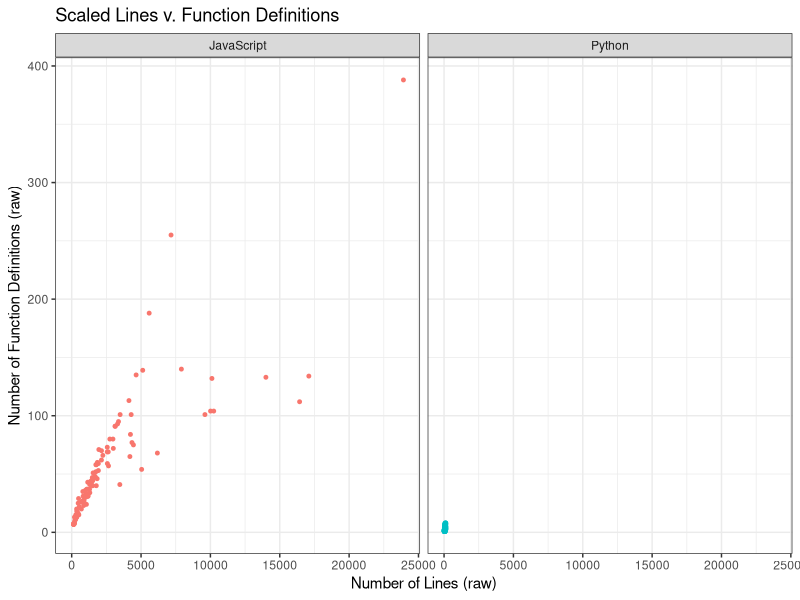
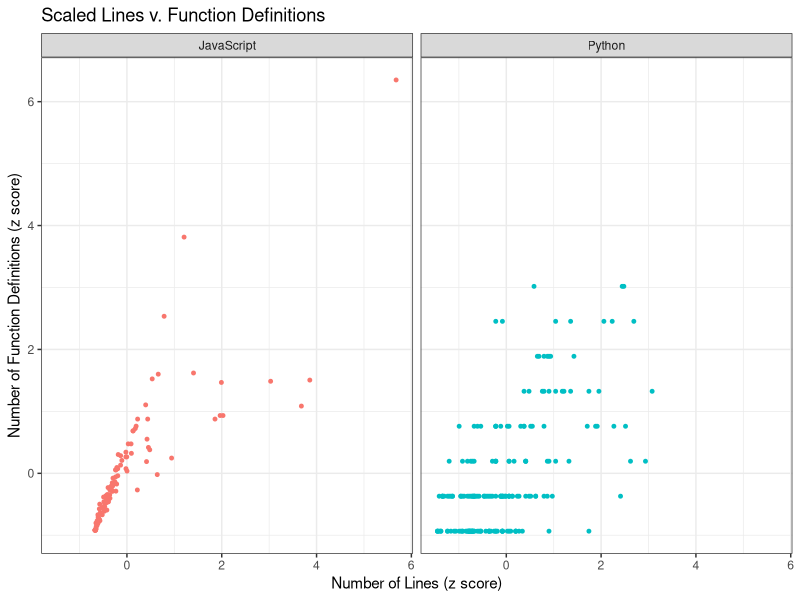
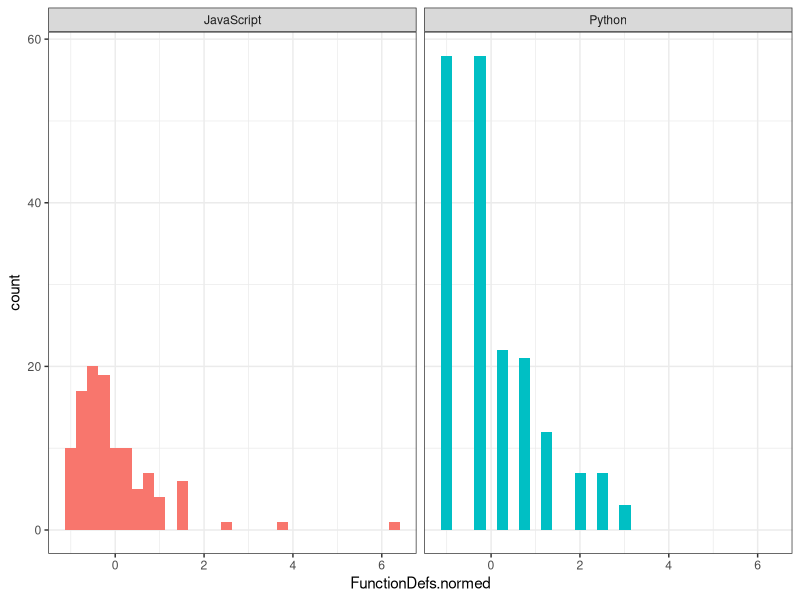
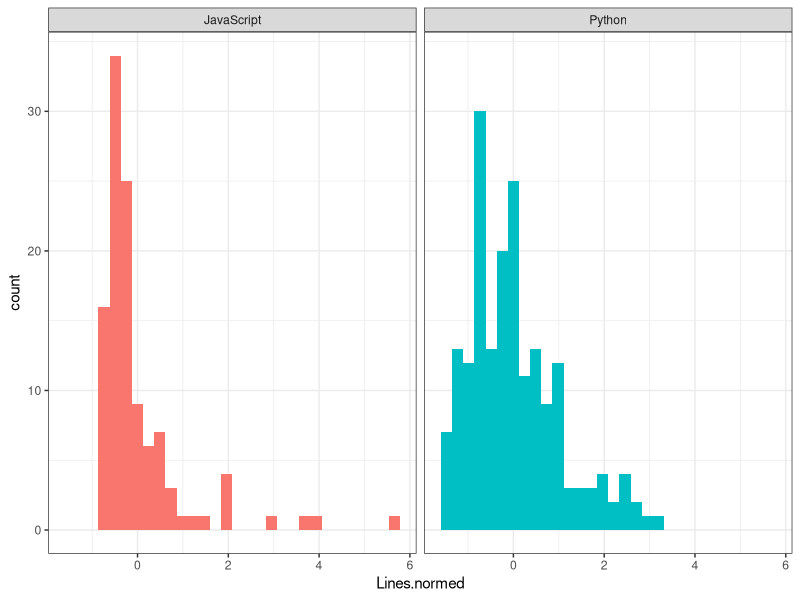
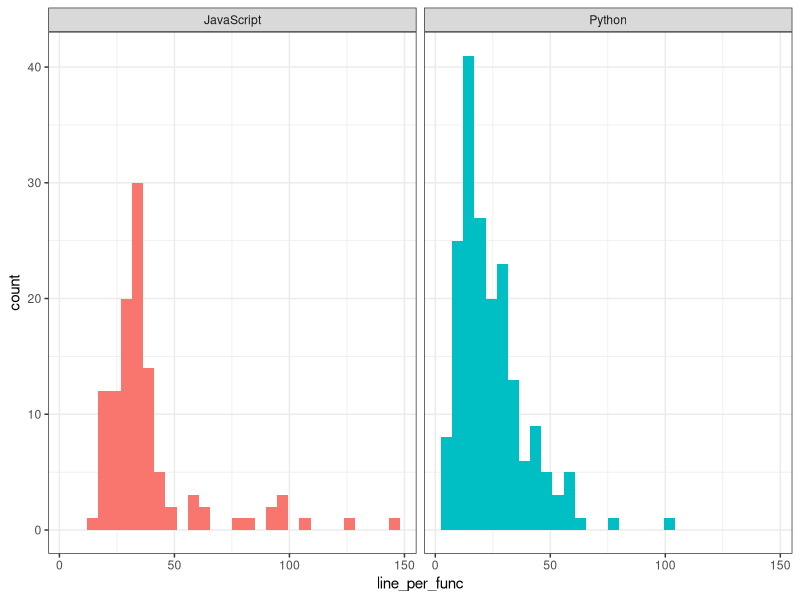

Write the R code that produced these figures, in order.
## ---- chunk 1
knitr::opts_chunk$set(echo = TRUE)
## ---- chunk 2
# here is where I would like a block image to go for each lesson. Imagery is important to engage the learner.
## ---- chunk 3
library(ggplot2)
library(dplyr)

## ---- chunk 4

py = read.csv("../bin/PythonFiles/Stats/python_stats.csv")
colnames(py) <- c("Lines","FunctionDefs")
length(py$Lines)
#240 python programs
py$Language = "Python"

# JS programs
js = read.csv("../bin/JSFiles/Stats/js_stats.csv")
colnames(js) <- c("Lines","FunctionDefs")
js$Language= "JavaScript"

data = rbind(py,js)
# some programs must not have been finished yet from the repository of programs?
data = data[data$Lines>0,]
data = data[data$FunctionDefs>0,]

# we have a few outliers in our data that skew things
out_js.lines <- boxplot(data$Lines[data$Language=="JavaScript"], plot=FALSE)$out
out_js.funcs <- boxplot(data$FunctionDefs[data$Language=="JavaScript"], plot=FALSE)$out
out_py.lines <- boxplot(data$Lines[data$Language=="Python"], plot=FALSE)$out
out_py.funcs <- boxplot(data$FunctionDefs[data$Language=="Python"], plot=FALSE)$out


data <- data[-which(data$Lines[data$Language=="JavaScript"] %in% out_js.lines),]
data <- data[-which(data$FunctionDefs[data$Language=="JavaScript"] %in% out_js.funcs),]
data <- data[-which(data$Lines[data$Language=="Python"] %in% out_py.lines),]
data <- data[-which(data$FunctionDefs[data$Language=="Python"] %in% out_py.funcs),]

## ---- chunk 5
plt = ggplot(data,aes(Lines,FunctionDefs))+
  facet_wrap(~Language)+
  geom_point(aes(colour=Language),size=1, show.legend=FALSE)+
  #geom_vline(xintercept=mean(data$Lines),colour="red",linetype="dashed")+
  #geom_hline(yintercept=mean(data$FunctionDefs),colour="red",linetype="dashed")+
  ggtitle("Scaled Lines v. Function Definitions")+
  xlab("Number of Lines (raw)")+
  ylab("Number of Function Definitions (raw)")+
  
  theme_bw()
  
plt

#take a look at the scales between the two languages
data %>%
  group_by(Language) %>%
  summarise(mean(Lines),mean(FunctionDefs), sd(Lines),sd(FunctionDefs))
## ---- chunk 6
#we need to normalize in order to more fairly compare
data = data %>% 
  group_by(Language) %>%
  mutate(Lines.normed = scale(Lines)) %>%
  mutate(FunctionDefs.normed = scale(FunctionDefs))



## ---- chunk 7

plt = ggplot(data,aes(Lines.normed,FunctionDefs.normed))+
  facet_wrap(~Language)+
  geom_point(aes(colour=Language),size=1, show.legend=FALSE)+
  #geom_vline(xintercept=mean(data$Lines),colour="red",linetype="dashed")+
  #geom_hline(yintercept=mean(data$FunctionDefs),colour="red",linetype="dashed")+
  ggtitle("Scaled Lines v. Function Definitions")+
  xlab("Number of Lines (z score)")+
  ylab("Number of Function Definitions (z score)")+
  
  theme_bw()
  
plt
#ggsave("lines_and_defs.png",plt)


## ---- chunk 8
cor(data$FunctionDefs[data$Language=="JavaScript"],data$Lines[data$Language=="JavaScript"])

data2 = data[data$FunctionDefs>=10 & data$Lines>=200,]
cor(data2$FunctionDefs,data2$Lines)
## ---- chunk 9


# here we can take a look at the distributions of our normalized (z-scores) data
plt = ggplot(data, aes(FunctionDefs.normed,fill=Language))+
  geom_histogram(show.legend=FALSE)+
  #geom_density()+
  facet_wrap(~Language)+
  theme_bw()
plt

plt = ggplot(data, aes(Lines.normed,fill=Language))+
  geom_histogram(show.legend=FALSE)+
  #geom_density()+
  facet_wrap(~Language)+
  theme_bw()
plt
## ---- chunk 10
 
# Python number of function definitions
shapiro.test(data$FunctionDefs[data$Language=="Python"])

# JavaScript number of function definitions
shapiro.test(data$FunctionDefs[data$Language=="JavaScript"])

# Python number of lines
shapiro.test(data$Lines[data$Language=="Python"])

# JavaScript number of lines
shapiro.test(data$Lines[data$Language=="JavaScript"])

## ---- chunk 11
data <- data %>%
  group_by(Language) %>%
  mutate(line_per_func = Lines/(FunctionDefs+.000001))


plt = ggplot(data,aes(line_per_func,fill=Language))+
  geom_histogram(show.legend = FALSE)+
  facet_wrap(~Language)+
  theme_bw()
plt

data %>%
  group_by(Language) %>%
  summarise(mean(line_per_func))
